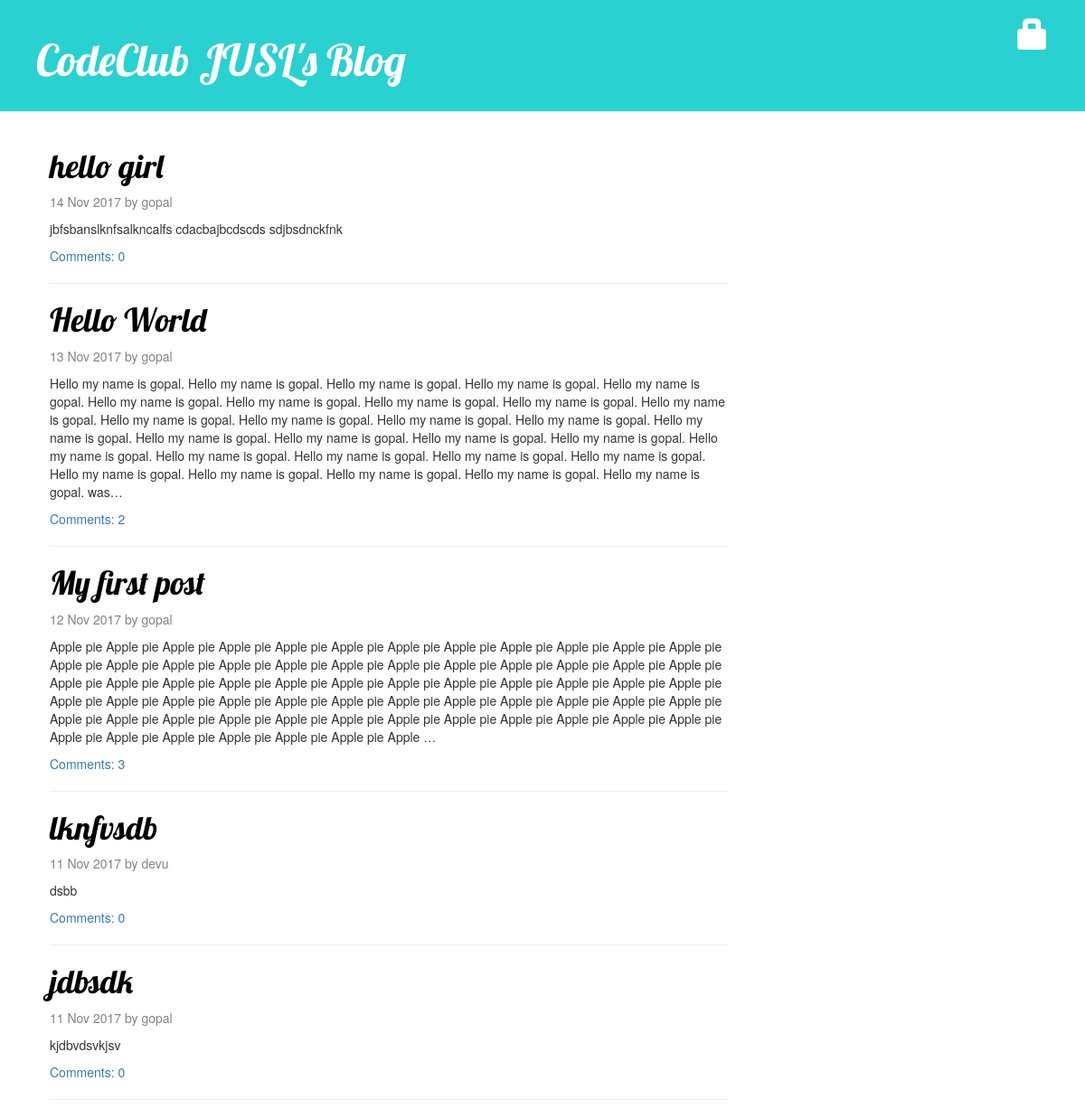
The page / on the database its author committed.
### blog/models.py (models this page shows, shortened)
class Post(models.Model):
    author = models.ForeignKey('auth.User')
    title = models.CharField(max_length=200)
    text = models.TextField()
    created_date = models.DateTimeField(
            default=timezone.now)
    published_date = models.DateTimeField(
            blank=True, null=True)
    tags = models.ManyToManyField('blog.Tag', related_name='posts')
    def approved_comments(self):
        return self.comments.filter(approved_comment=True)

### blog/views.py (the view)
# urls.py: url(r'^$', views.post_list, name='post_list'),
def post_list(request):
    posts = Post.objects.filter(published_date__lte=timezone.now()).order_by('-published_date')
    return render(request, 'blog/post_list.html', {'posts': posts})

### blog/templates/blog/post_list.html
{% extends 'blog/base.html' %}
{% block content %}
    {% for post in posts %}
        <div class="post">
            <h1><a href="{% url 'post_detail' pk=post.pk %}" title="View Post">{{ post.title }}</a></h1>
            <div class="date">
                {{ post.published_date | date:"d M Y"}} by {{post.author}}
            </div>
            <p>{{ post.text|linebreaksbr|truncatechars:700 }}</p>
            <a href="{% url 'post_detail' pk=post.pk%}" title="Show Comments">Comments: {{post.approved_comments.count}} </a>
            <hr>
        </div>
    {% endfor %}
{% endblock %}

### blog/static/css/blog.css (style rules this page uses)
h1 a { color: rgb(41, 209, 209); font-family: 'Lobster'; }
h1, h2, h3, h4 { font-family: 'Lobster', cursive; }
.date { color: #828282; margin-bottom: 10px; }
.post { margin-bottom: 20px; }
.post h1 a, .post h1 a:visited { color: #000000; }

### rows shown on the page
Post: title "hello girl", published_date "14 Nov 2017", author "gopal", text "jbfsbanslknfsalkncalfs cdacbajbcdscds sdjbsdnckfnk", approved_comments.count "0"
Post: title "Hello World", published_date "13 Nov 2017", author "gopal", text "Hello my name is gopal. Hello my name is gopal. Hello my name is gopal. Hello my name is gopal. Hello my name is gopal. Hello my name is gopal. Hello my name is gopal. Hello my name is gopal. Hello my name is gopal. Hello my name is gopal. Hello my name is gopal. Hello my name is gopal. Hello my name is gopal. Hello my name is gopal. Hello my name is gopal. Hello my name is gopal. Hello my name is gopal. Hello my name is gopal. Hello my name is gopal. Hello my name is gopal. Hello my name is gopal. Hello my name is gopal. Hello my name is gopal. Hello my name is gopal. Hello my name is gopal. Hello my name is gopal. Hello my name is gopal. Hello my name is gopal. Hello my name is gopal. was…", approved_comments.count "2"
Post: title "My first post", published_date "12 Nov 2017", author "gopal", text "Apple pie Apple pie Apple pie Apple pie Apple pie Apple pie Apple pie Apple pie Apple pie Apple pie Apple pie Apple pie Apple pie Apple pie Apple pie Apple pie Apple pie Apple pie Apple pie Apple pie Apple pie Apple pie Apple pie Apple pie Apple pie Apple pie Apple pie Apple pie Apple pie Apple pie Apple pie Apple pie Apple pie Apple pie Apple pie Apple pie Apple pie Apple pie Apple pie Apple pie Apple pie Apple pie Apple pie Apple pie Apple pie Apple pie Apple pie Apple pie Apple pie Apple pie Apple pie Apple pie Apple pie Apple pie Apple pie Apple pie Apple pie Apple pie Apple pie Apple pie Apple pie Apple pie Apple pie Apple pie Apple pie Apple pie Apple …", approved_comments.count "3"
Post: title "lknfvsdb", published_date "11 Nov 2017", author "devu", text "dsbb", approved_comments.count "0"
Post: title "jdbsdk", published_date "11 Nov 2017", author "gopal", text "kjdbvdsvkjsv", approved_comments.count "0"
